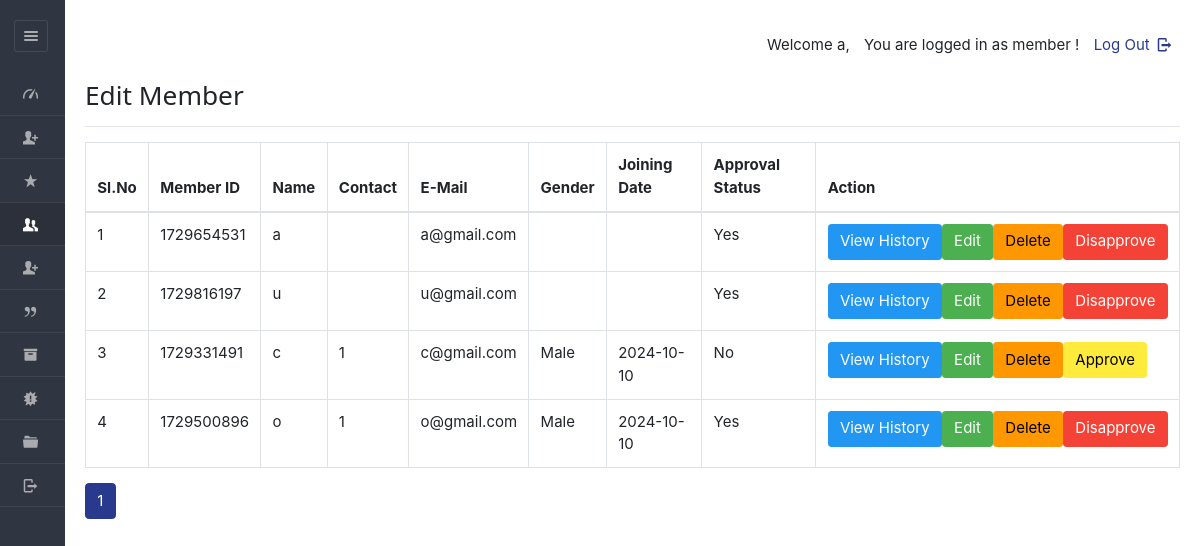
Before: /dashboard/admin/view_mem.php (signed in) with the older database file.
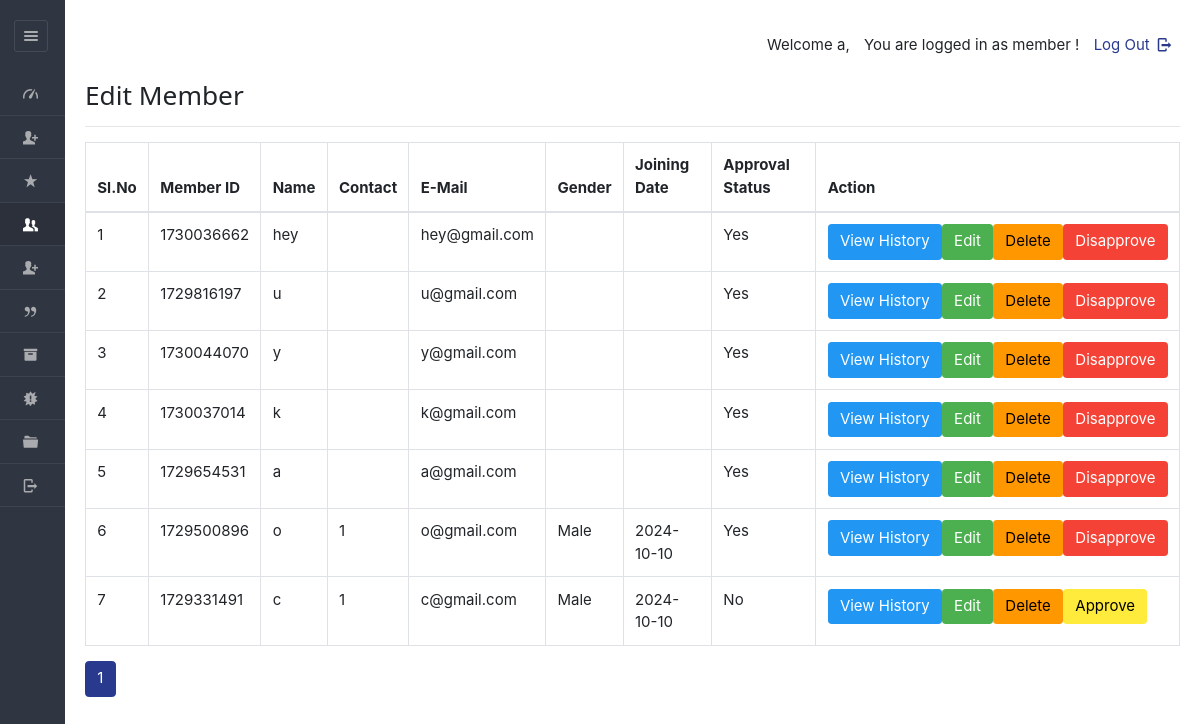
After: the same page with the newer database file.
### tables this page shows
CREATE TABLE IF NOT EXISTS `users` (
  `userid` varchar(20) NOT NULL,
  `pass_key` varchar(100) NOT NULL,
  `imageid` varchar(200) NOT NULL,
  `username` varchar(40) NOT NULL,
  `fullName` varchar(100) NOT NULL,
  `gender` varchar(8) NOT NULL,
  `mobile` varchar(20) NOT NULL,
  `email` varchar(200) NOT NULL,
  `dob` varchar(40) NOT NULL,
  `joining_date` varchar(40) NOT NULL,
  `hasApproved` varchar(10) DEFAULT NULL,
  PRIMARY KEY (`userid`)
);

### dashboard/admin/view_mem.php (the view, shortened to what this page needs)
<!DOCTYPE html>
<html lang="en">
<head>
    <link rel="stylesheet" href="../../css/style.css"  id="style-resource-5">
    <link rel="stylesheet" href="../../css/dashMain.css">
    <link rel="stylesheet" type="text/css" href="../../css/entypo.css">
	<link href="a1style.css" rel="stylesheet" type="text/css">
	<link rel="stylesheet" href="../../css/bootstrap.min.css">
	<link rel="stylesheet" href="../../css/dashboard/sidebar.css">
</head>
    <body class="page-body  page-fade" onload="collapseSidebar()">
    	<div class="page-container sidebar-collapsed" id="navbarcollapse">
		<div class="sidebar-menu">
			<header class="logo-env">
					<div class="sidebar-collapse" onclick="collapseSidebar()">
				<a href="#" class="sidebar-collapse-icon with-animation">
					<i class="entypo-menu"></i>
				</a>
			</div>
			</header>
    		<?php include('nav.php'); ?>
    	</div>
    		<div class="main-content">
				<div class="row">
					<div class="col-md-6 col-sm-8 clearfix">
					</div>
					<div class="col-md-6 col-sm-4 clearfix hidden-xs">
						<ul class="list-inline links-list pull-right">
							<li>
								<a href="logout.php">
									Log Out <i class="entypo-logout right"></i>
								</a>
							</li>
						</ul>
					</div>
				</div>
		<h3>Edit Member</h3>
		<hr />
<table class="table table-bordered datatable" id="table-1">
    <thead>
        <tr>
            <th>Sl.No</th>
            <th>Member ID</th>
            <th>Name</th>
            <th>Contact</th>
            <th>E-Mail</th>
            <th>Gender</th>
            <th>Joining Date</th>
            <th>Approval Status</th>
            <th>Action</th>
        </tr>
    </thead>
    <tbody>
<?php
$limit = 10;
$page = isset($_GET['page']) ? (int)$_GET['page'] : 1;
$offset = ($page - 1) * $limit;
$query  = "SELECT DISTINCT u.userid, u.username, u.mobile, u.email, u.gender, u.joining_date, u.hasApproved
           FROM users u
           LEFT JOIN enrolls_to e ON u.userid = e.userid
           ORDER BY u.joining_date
           LIMIT ? OFFSET ?";
$stmt = mysqli_prepare($con, $query);
mysqli_stmt_bind_param($stmt, 'ii', $limit, $offset);
mysqli_stmt_execute($stmt);
$result = mysqli_stmt_get_result($stmt);
$sno = $offset + 1;
if (mysqli_num_rows($result) != 0) {
    while ($row = mysqli_fetch_array($result, MYSQLI_ASSOC)) {
        $uid = $row['userid'];
        echo "<tr><td>".$sno."</td>";
        echo "<td>" . htmlspecialchars($row['userid']) . "</td>";
        echo "<td>" . htmlspecialchars($row['username']) . "</td>";
        echo "<td>" . htmlspecialchars($row['mobile']) . "</td>";
        echo "<td>" . htmlspecialchars($row['email']) . "</td>";
        echo "<td>" . htmlspecialchars($row['gender']) . "</td>";
        echo "<td>" . htmlspecialchars($row['joining_date']) ."</td>";
        echo "<td>" . htmlspecialchars($row['hasApproved']) . "</td>";
        echo "<td>
        <div class='btn-group' role='group'>
            <form action='read_member.php' method='post' style='display:inline-block;'>
                <input type='hidden' name='name' value='" . htmlspecialchars($uid) . "'/>
                <input type='submit' class='a1-btn a1-blue btn' value='View History'/>
            </form>
            <form action='edit_member.php' method='post' style='display:inline-block;'>
                <input type='hidden' name='name' value='" . htmlspecialchars($uid) . "'/>
                <input type='submit' class='a1-btn a1-green btn' value='Edit'/>
            </form>
            <form action='del_member.php' method='post' onsubmit='return ConfirmDelete()' style='display:inline-block;'>
                <input type='hidden' name='name' value='" . htmlspecialchars($uid) . "'/>
                <input type='submit' class='a1-btn a1-orange btn' value='Delete'/>
            </form>";
        if ($row['hasApproved'] == 'Not Yet' || $row['hasApproved'] == 'No') {
            echo "<form action='approve_member.php' method='post' style='display:inline-block;'>
                <input type='hidden' name='userid' value='" . htmlspecialchars($uid) . "'/>
                <input type='submit' class='a1-btn a1-yellow btn' value='Approve'/>
            </form>";
        }
        if ($row['hasApproved'] == 'Yes') {
            echo "<form action='disapprove_member.php' method='post' style='display:inline-block;'>
                <input type='hidden' name='userid' value='" . htmlspecialchars($uid) . "'/>
                <input type='submit' class='a1-btn a1-red btn' value='Disapprove'/>
            </form>";
        }
        echo "</div></td></tr>";
        $sno++;
    }
} else {
    echo "<tr><td colspan='9'>No records found</td></tr>";
}
?>
    </tbody>
</table>
<?php
$total_query = "SELECT COUNT(*) as total FROM users";
$total_result = mysqli_query($con, $total_query);
$total_members = mysqli_fetch_assoc($total_result)['total'];
$total_pages = ceil($total_members / $limit);
?>
<nav aria-label="Page navigation">
  <ul class="pagination">
    <?php for($i = 1; $i <= $total_pages; $i++): ?>
      <li class="page-item <?php if($i == $page) echo 'active'; ?>">
        <a class="page-link" href="?page=<?php echo $i; ?>"><?php echo $i; ?></a>
      </li>
    <?php endfor; ?>
  </ul>
</nav>
    	</div>
    </body>
</html>

### dashboard/admin/nav.php (shortened to what this page needs)
<ul id="main-menu" class="" >
    <li id="dash"><a href="index.php"><i class="entypo-gauge"></i><span>Dashboard</span></a></li>
	<li id="regis"><a href="new_entry.php"><i class="entypo-user-add"></i><span>New Registration</span></a>
	<li id="paymnt"><a href="payments.php"><i class="entypo-star"></i><span>Payments</span></a></li>
	<li class="" id="hassubopen"><a href="#" onclick="memberExpand(1)"><i class="entypo-users"></i><span>Members</span></a>
	</li>
	<li id="health_status"><a href="new_health_status.php"><i class="entypo-user-add"></i><span>Health Status</span></a>
		<li class="" id="planhassubopen"><a href="#" onclick="memberExpand(2)"><i class="entypo-quote"></i><span>Event Planning</span></a>
	<li class="" id="overviewhassubopen"><a href="#" onclick="memberExpand(3)"><i class="entypo-box"></i><span>Overview</span></a>
	<li class="" id="routinehassubopen"><a href="#" onclick="memberExpand(4)"><i class="entypo-alert"></i><span>Timetable</span></a>
	</li>
	<li id="adminprofile"><a href="more-userprofile.php"><i class="entypo-folder"></i><span>Profile</span></a></li>
	<li><a href="logout.php"><i class="entypo-logout"></i><span>Logout</span></a></li>
</ul>

### css/style.css (style rules this page uses)
html { font-size: 62.5%; font-family: sans-serif; }
div { display: block; }
body { font-family: "Noto Sans", sans-serif, "Helvetica Neue", Helvetica, Arial, sans-serif; font-size: 12px; line-height: 1.428571429; display: block; margin: 0; }
*, *:before, *:after { box-sizing: border-box; }
a { text-decoration: none; background: transparent; }
input, button, select, textarea { font-family: inherit; font-size: inherit; line-height: inherit; }
button, input { line-height: normal; }
button, input, select, textarea { font-family: inherit; font-size: 100%; margin: 0; }
input { background-color: white; cursor: text; padding: 1px; border-width: 2px; border-style: inset; border-color: initial; border-image: initial; }
input, textarea, select, button { text-rendering: auto; color: initial; letter-spacing: normal; word-spacing: normal; text-transform: none; text-indent: 0px; text-shadow: none; display: inline-block; text-align: start; margin: 0em; font: 400 13.3333px Arial; }
.btn { display: inline-block; margin-bottom: 0; font-weight: 400; text-align: center; vertical-align: middle; cursor: pointer; background-image: none; border: 1px solid transparent; white-space: nowrap; padding: 6px 12px; font-size: 12px; line-height: 1.428571429; border-radius: 3px; user-select: none; }
button, html input[type="button"], input[type="reset"], input[type="submit"] { cursor: pointer; }
a { color: #373e4a; text-decoration: none; }
a { background: transparent; }
a { color: #373e4a; }
.page-container { position: relative; padding-left: 280px; }
.page-container .sidebar-menu { position: absolute; width: 280px; top: 0; left: 0; bottom: 0; background: #303641; color: #aaabae; z-index: 1; min-height: 796px; box-sizing: border-box; }
.page-container .sidebar-menu .logo-env { width: 100%; padding: 35px; padding-bottom: 10px; box-sizing: border-box; }
.page-container.sidebar-collapsed { padding-left: 65px; }
.page-container.sidebar-collapsed .sidebar-menu { z-index: 4; width: 65px; }
.page-container.sidebar-collapsed .sidebar-menu .logo-env { display: block; padding: 20px; }
.page-container .sidebar-menu .logo-env:before, .page-container .sidebar-menu .logo-env:after { content: " "; display: table; }
.page-container .sidebar-menu .logo-env > div { display: block; vertical-align: middle; white-space: nowrap; float: left; }
.page-container .sidebar-menu .logo-env > div > a { display: inline-block; color: #aaabae; }
.page-container.sidebar-collapsed .sidebar-menu .logo-env > div.sidebar-collapse { display: block; padding: 0; left: 3px; }
.page-container .sidebar-menu .logo-env > div.sidebar-collapse, .page-container .sidebar-menu .logo-env > div.sidebar-mobile-menu { position: relative; float: right; }
.page-container .sidebar-menu .logo-env > div.sidebar-collapse a, .page-container .sidebar-menu .logo-env > div.sidebar-mobile-menu a { display: inline-block; border: 1px solid #454a54; text-align: center; padding: 0; line-height: 1; font-size: 20px; font-weight: 300; padding: 5px 2px; background-clip: padding-box; border-radius: 3px; transition: all 200ms ease-in-out; }
.page-container .sidebar-menu .logo-env:after { clear: both; }
.page-container .sidebar-menu #main-menu { list-style: none; margin: 0; padding: 0; margin-bottom: 20px; }
ul, ol { margin-top: 0; margin-bottom: 8.5px; }
ul, menu, dir { display: block; list-style-type: disc; }
.page-container .sidebar-menu #main-menu li { position: relative; margin: 0; font-size: 12px; border-bottom: 1px solid rgba(69, 74, 84, 0.7); }
li { display: list-item; }
.page-container .sidebar-menu #main-menu li a { position: relative; display: block; padding: 10px 20px; color: #aaabae; z-index: 2; transition: color 250ms ease-in-out, background-color 250ms ease-in-out; }
.page-container .sidebar-menu #main-menu li a i { top: 1px; }
.page-container .sidebar-menu #main-menu li i { position: relative; font-size: 15px; margin-right: 5px; }
i, cite, em, var, address, dfn { font-style: italic; }

### css/dashboard/sidebar.css (style rules this page uses)
.page-container { display: flex; min-height: 100vh; }
.sidebar-menu { width: 250px; background-color: #2b303a; color: #ffffff; }
.main-content { flex-grow: 1; padding: 20px; }

### dashboard/admin/view_mem.php (style rules this page uses)
.page-container .sidebar-menu #main-menu li#hassubopen > a { background-color: #2b303a; color: #ffffff; }

Changed rows visible on the page:
added users: userid "1730036662", username "hey", email "hey@gmail.com", hasApproved "Yes"
shown differently, row unchanged: users "u@gmail.com": moves up the list
added users: userid "1730044070", username "y", email "y@gmail.com", hasApproved "Yes"
added users: userid "1730037014", username "k", email "k@gmail.com", hasApproved "Yes"
shown differently, row unchanged: users "o@gmail.com": moves up the list
